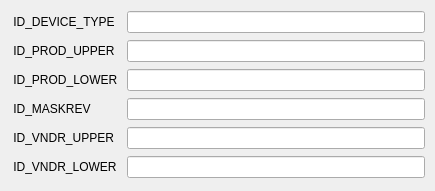
      <widget class="QWidget" name="scrollAreaWidgetContents_2">
       <property name="geometry">
        <rect>
         <x>0</x>
         <y>0</y>
         <width>435</width>
         <height>191</height>
        </rect>
       </property>
       <layout class="QGridLayout" name="gridLayout_4">
        <property name="leftMargin">
         <number>10</number>
        </property>
        <property name="topMargin">
         <number>10</number>
        </property>
        <property name="rightMargin">
         <number>10</number>
        </property>
        <property name="bottomMargin">
         <number>10</number>
        </property>
        <property name="spacing">
         <number>6</number>
        </property>
        <item row="0" column="0">
         <widget class="QLabel" name="ID_DEVICE_TYPE">
          <property name="text">
           <string> ID_DEVICE_TYPE </string>
          </property>
         </widget>
        </item>
        <item row="0" column="1">
         <widget class="caLineEdit" name="$(DEVICE):$(PORT):ID_DEVICE_TYPE">
          <property name="channel" stdset="0">
           <string notr="true">$(DEVICE):$(PORT):ID_DEVICE_TYPE</string>
          </property>
          <property name="formatType">
           <enum>caLineEdit::hexadecimal</enum>
          </property>
         </widget>
        </item>
        <item row="1" column="0">
         <widget class="QLabel" name="ID_PROD_UPPER">
          <property name="text">
           <string> ID_PROD_UPPER </string>
          </property>
         </widget>
        </item>
        <item row="1" column="1">
         <widget class="caLineEdit" name="$(DEVICE):$(PORT):ID_PROD_UPPER">
          <property name="channel" stdset="0">
           <string notr="true">$(DEVICE):$(PORT):ID_PROD_UPPER</string>
          </property>
          <property name="formatType">
           <enum>caLineEdit::hexadecimal</enum>
          </property>
         </widget>
        </item>
        <item row="2" column="0">
         <widget class="QLabel" name="ID_PROD_LOWER">
          <property name="text">
           <string> ID_PROD_LOWER </string>
          </property>
         </widget>
        </item>
        <item row="2" column="1">
         <widget class="caLineEdit" name="$(DEVICE):$(PORT):ID_PROD_LOWER">
          <property name="channel" stdset="0">
           <string notr="true">$(DEVICE):$(PORT):ID_PROD_LOWER</string>
          </property>
          <property name="formatType">
           <enum>caLineEdit::hexadecimal</enum>
          </property>
         </widget>
        </item>
        <item row="3" column="0">
         <widget class="QLabel" name="ID_MASKREV">
          <property name="text">
           <string> ID_MASKREV </string>
          </property>
         </widget>
        </item>
        <item row="3" column="1">
         <widget class="caLineEdit" name="$(DEVICE):$(PORT):ID_MASKREV">
          <property name="channel" stdset="0">
           <string notr="true">$(DEVICE):$(PORT):ID_MASKREV</string>
          </property>
          <property name="formatType">
           <enum>caLineEdit::hexadecimal</enum>
          </property>
         </widget>
        </item>
        <item row="4" column="0">
         <widget class="QLabel" name="ID_VNDR_UPPER">
          <property name="text">
           <string> ID_VNDR_UPPER </string>
          </property>
         </widget>
        </item>
        <item row="4" column="1">
         <widget class="caLineEdit" name="$(DEVICE):$(PORT):ID_VNDR_UPPER">
          <property name="channel" stdset="0">
           <string notr="true">$(DEVICE):$(PORT):ID_VNDR_UPPER</string>
          </property>
          <property name="formatType">
           <enum>caLineEdit::hexadecimal</enum>
          </property>
         </widget>
        </item>
        <item row="5" column="0">
         <widget class="QLabel" name="ID_VNDR_LOWER">
          <property name="text">
           <string> ID_VNDR_LOWER </string>
          </property>
         </widget>
        </item>
        <item row="5" column="1">
         <widget class="caLineEdit" name="$(DEVICE):$(PORT):ID_VNDR_LOWER">
          <property name="channel" stdset="0">
           <string notr="true">$(DEVICE):$(PORT):ID_VNDR_LOWER</string>
          </property>
          <property name="formatType">
           <enum>caLineEdit::hexadecimal</enum>
          </property>
         </widget>
        </item>
       </layout>
      </widget>
